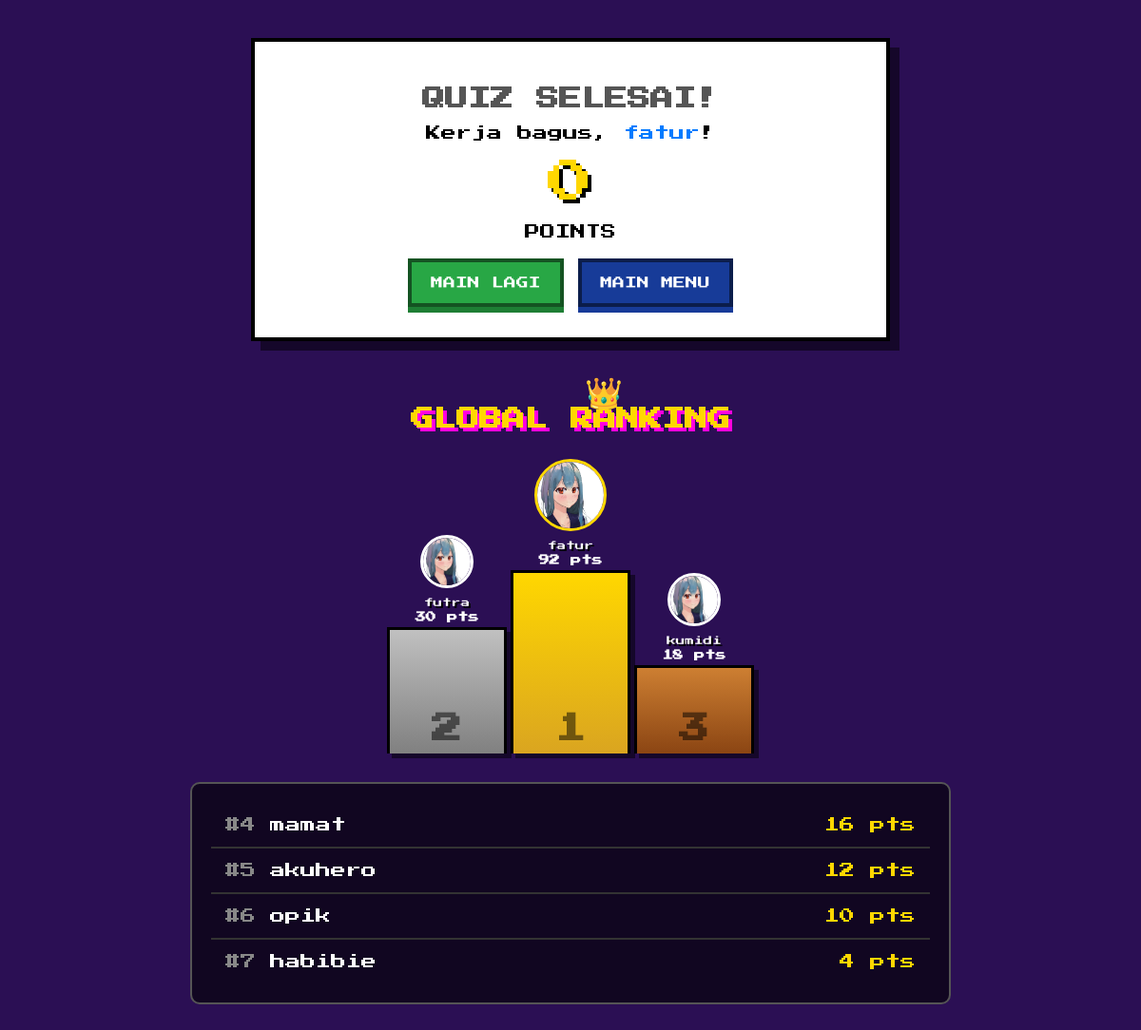
The page /results (signed in) on the database its author committed.
### app.py (models this page shows, shortened)
class User(UserMixin, db.Model):
    id = db.Column(db.Integer, primary_key=True)
    username = db.Column(db.String(80), unique=True, nullable=False)
    password_hash = db.Column(db.String(256), nullable=False)
    current_scene = db.Column(db.String(100), nullable=False, default='scene_1')
    exp = db.Column(db.Integer, default=0)
    level = db.Column(db.Integer, default=1)

class ScoreEntry(db.Model):
    id = db.Column(db.Integer, primary_key=True)
    username = db.Column(db.String(80), nullable=False)
    score = db.Column(db.Integer, nullable=False)
    timestamp = db.Column(db.DateTime, default=db.func.now())
    user_id = db.Column(db.Integer, db.ForeignKey('user.id'), nullable=False)
    user = db.relationship('User', backref=db.backref('scores', lazy=True))

### app.py (the view)
@app.route('/results')
@login_required
def results():
    score = session.get('score', 0)
    if score > 0:
        db.session.add(ScoreEntry(username=current_user.username, score=score, user_id=current_user.id))
        db.session.commit()
    top_scores_query = db.session.query(ScoreEntry.username, func.max(ScoreEntry.score).label("max_score")).group_by(ScoreEntry.username).order_by(func.max(ScoreEntry.score).desc()).limit(10).all()
    top_scores = [{'username': s.username, 'score': s.max_score} for s in top_scores_query]
    session.pop('score', None); session.pop('q_indices', None); session.pop('current_q_index', None)
    return render_template('results.html', username=current_user.username, score=score, top_scores=top_scores)

### app.py (called while the page is built)
@login_manager.user_loader
def load_user(user_id):
    return User.query.get(int(user_id))

### templates/results.html (shortened to what this page needs)
<!DOCTYPE html>
<html lang="en">
<head>
    <link rel="stylesheet" href="{{ url_for('static', filename='css/styleresults.css') }}">
</head>
<body>
    <div id="cloud-container">
    </div>
    <div class="page-wrapper">
        <div class="user-result-card">
            <h1>QUIZ SELESAI!</h1>
            <p>Kerja bagus, <span style="color:#007bff">{{ username }}</span>!</p>
            <span class="score-big">{{ score }}</span>
            <p>POINTS</p>
            <div class="btn-group">
                <a href="{{ url_for('start_quiz') }}" class="btn play-again">MAIN LAGI</a>
                <a href="{{ url_for('index') }}" class="btn back-menu">MAIN MENU</a>
            </div>
        </div>
        <div class="scoreboard-section">
            <h2 class="scoreboard-title">GLOBAL RANKING</h2>
            <div class="podium-container">
                {% for entry in top_scores[:3] %}
                    <div class="podium-item rank-{{ loop.index }}">
                        <div class="podium-avatar">
                            <img src="{{ url_for('static', filename='img/karakter.jpg') }}" alt="User">
                        </div>
                        <div class="podium-name">{{ entry.username }}</div>
                        <div class="podium-score">{{ entry.score }} pts</div>
                        <div class="podium-bar">{{ loop.index }}</div>
                    </div>
                {% endfor %}
                </div>
            {% if top_scores|length > 3 %}
            <div class="list-container">
                {% for entry in top_scores[3:] %}
                    <div class="list-item">
                        <span class="rank-num">#{{ loop.index + 3 }}</span>
                        <span class="list-name">{{ entry.username }}</span>
                        <span class="list-score">{{ entry.score }} pts</span>
                    </div>
                {% endfor %}
            </div>
            {% endif %}
        </div>
    </div>
</body>
</html>

### static/css/styleresults.css (style rules this page uses)
body { font-family: 'Press Start 2P', cursive; background-color: #2b0f54; margin: 0; color: white; overflow-x: hidden; }
body::before { content: ""; position: fixed; top: 0; left: 0; width: 100%; height: 100%; z-index: -10; background: url("/static/img/opening_background.png") no-repeat center center; background-size: cover; opacity: 0.2; }
.page-wrapper { display: flex; flex-direction: column; align-items: center; padding: 40px 20px; min-height: 100vh; }
.user-result-card { background: #fff; color: #000; padding: 2rem; width: 100%; max-width: 600px; text-align: center; border: 4px solid #000; box-shadow: 10px 10px 0px rgba(0,0,0,0.5); margin-bottom: 50px; animation: slideDown 0.8s ease-out; position: relative; }
.user-result-card h1 { font-size: 1.5rem; color: #555; margin-bottom: 1rem; }
.score-big { font-size: 3rem; color: #ffd700; text-shadow: 4px 4px #000; margin: 20px 0; display: block; }
.btn-group { display: flex; gap: 15px; justify-content: center; margin-top: 20px; }
.btn { padding: 15px 20px; font-family: 'Press Start 2P'; text-decoration: none; color: white; border: 4px solid rgba(0,0,0,0.5); transition: transform 0.1s; font-size: 0.8rem; }
.btn.play-again { background-color: #28a745; box-shadow: 0 6px 0 #1e7e34; }
.btn.back-menu { background-color: #173b98; box-shadow: 0 6px 0 #173b98; }
.scoreboard-section { width: 100%; max-width: 800px; }
.scoreboard-title { text-align: center; color: #ffd700; text-shadow: 4px 4px #ff00de; margin-bottom: 40px; font-size: 1.5rem; }
.podium-container { display: flex; justify-content: center; align-items: flex-end; gap: 10px; margin-bottom: 30px; height: 300px; }
.podium-item { display: flex; flex-direction: column; align-items: center; width: 120px; text-align: center; position: relative; }
.podium-avatar { width: 50px; height: 50px; border-radius: 50%; border: 3px solid #fff; background: #333; margin-bottom: 10px; overflow: hidden; }
.podium-avatar img { width: 100%; height: 100%; object-fit: cover; }
.podium-name { font-size: 0.6rem; margin-bottom: 5px; color: #fff; text-shadow: 2px 2px #000; }
.podium-score { font-size: 0.7rem; margin-bottom: 5px; font-weight: bold; }
.podium-bar { width: 100%; border: 3px solid #000; border-bottom: none; display: flex; justify-content: center; align-items: flex-end; padding-bottom: 10px; font-size: 2rem; font-weight: bold; color: rgba(0,0,0,0.5); box-shadow: 5px 5px 0px rgba(0,0,0,0.5); animation: growUp 1s ease-out forwards; transform-origin: bottom; }
.rank-2 { order: 1; }
.rank-2 .podium-bar { height: 120px; background: linear-gradient(to bottom, #c0c0c0, #808080); }
.rank-1 { order: 2; z-index: 10; }
.rank-1 .podium-avatar { width: 70px; height: 70px; border-color: #ffd700; }
.rank-1 .podium-bar { height: 180px; background: linear-gradient(to bottom, #ffd700, #daa520); position: relative; }
.rank-1::before { content: '👑'; font-size: 2rem; position: absolute; top: -90px; right: 5px; animation: bounce 1s infinite; }
.rank-3 { order: 3; }
.rank-3 .podium-bar { height: 80px; background: linear-gradient(to bottom, #cd7f32, #8b4513); }
.list-container { background: rgba(0, 0, 0, 0.6); border: 2px solid #555; border-radius: 10px; padding: 20px; max-height: 300px; overflow-y: auto; }
.list-item { display: flex; justify-content: space-between; align-items: center; padding: 15px; border-bottom: 2px solid #333; transition: background 0.2s; }
#cloud-container { position: fixed; top: 0; left: 0; width: 100%; height: 100%; overflow: hidden; pointer-events: none; z-index: -5; }
.list-item:last-child { border-bottom: none; }
.rank-num { color: #888; margin-right: 15px; }
.list-name { color: #fff; flex-grow: 1; text-align: left; }
.list-score { color: #ffd700; }

### rows shown on the page
User: username "fatur"
ScoreEntry: username "fatur", score "92"
ScoreEntry: username "futra", score "30"
ScoreEntry: username "mamat", score "16"
ScoreEntry: username "akuhero", score "12"
ScoreEntry: username "opik", score "10"
ScoreEntry: username "habibie", score "4"

### other values the page prints
{{ score }} "0"
{{ entry.username }} "kumidi"
{{ entry.score }} "18"
